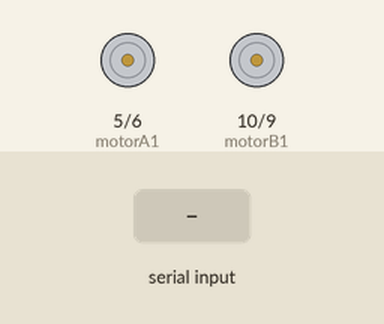
A sketch run on a simulated Arduino Uno, built with avr-gcc and run on an emulated ATmega328P. Shown: motor-driver pin pairs drawn as motors (green arrow = first pin HIGH = forward, orange = second pin HIGH = backward, longer = more drive). The inputs (shaded band) are chosen by the test bench.

Above: at 1.2 s.
1.3 s: "F" received over Serial
At 1.7 s:
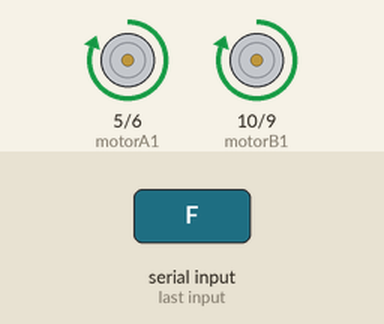
2.8 s: byte 72 ('H') received over Serial
At 4.0 s:
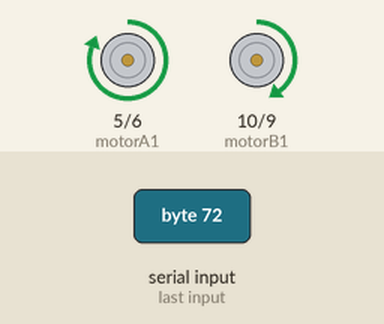
4.3 s: byte 74 ('J') received over Serial
At 5.2 s:
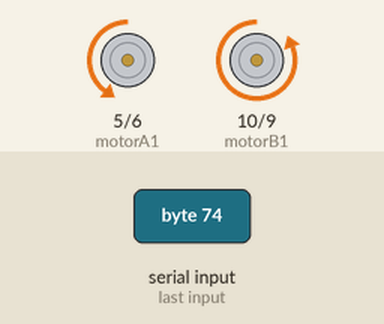
5.8 s: byte 73 ('I') received over Serial
At 6.4 s:
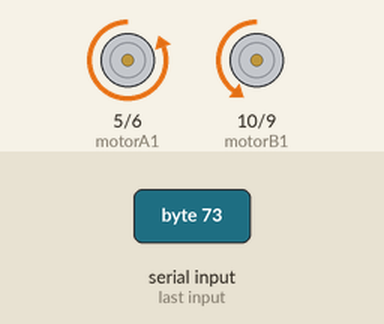
7.3 s: "B" received over Serial
At 8.5 s:
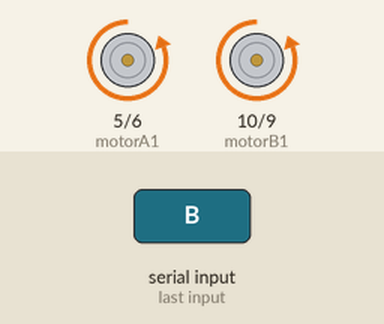
8.8 s: "L" received over Serial
At 9.8 s:
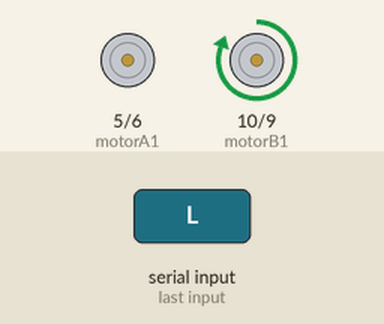
Timing chart, 0 to 11.3 s (numbered marks = the images above; inputs shaded):
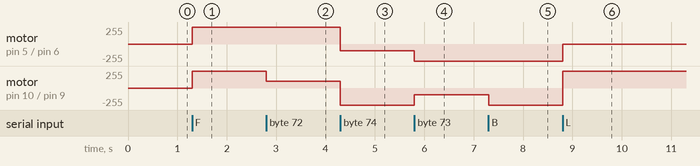

Measured:
- after the input at 1.3 s, motor on pin 5 (motorA1) / pin 6 (motorA2), motor on pin 10 (motorB1) / pin 9 (motorB2): stopped → forward 255/255 at once
- after the input at 2.8 s, motor on pin 10 (motorB1) / pin 9 (motorB2): forward 255/255 → forward 100/255 at once
- after the input at 4.3 s, motor on pin 5 (motorA1) / pin 6 (motorA2): forward 255/255 → backward 100/255 at once; motor on pin 10 (motorB1) / pin 9 (motorB2): forward 100/255 → backward 255/255 at once
- after the input at 5.8 s, motor on pin 5 (motorA1) / pin 6 (motorA2): backward 100/255 → backward 255/255 at once; motor on pin 10 (motorB1) / pin 9 (motorB2): backward 255/255 → backward 100/255 at once
- after the input at 7.3 s, motor on pin 10 (motorB1) / pin 9 (motorB2): backward 100/255 → backward 255/255 at once
- after the input at 8.8 s, motor on pin 5 (motorA1) / pin 6 (motorA2): backward 255/255 → stopped at once; motor on pin 10 (motorB1) / pin 9 (motorB2): backward 255/255 → forward 255/255 at once

The sketch:

sonnarbaa.ino
```cpp
const int motorA1  = 5;
const int motorA2  = 6;
const int motorB1  = 10;
const int motorB2  = 9;

int state;
int vSpeed = 255;

void setup() {

    pinMode(motorA1, OUTPUT);
    pinMode(motorA2, OUTPUT);
    pinMode(motorB1, OUTPUT);
    pinMode(motorB2, OUTPUT);

    Serial.begin(9600);
}

void loop() {

    if(Serial.available() > 0){
      state = Serial.read();
    }

    if (state == '0') vSpeed = 0;
    else if (state == '1') vSpeed = 100;
    else if (state == '2') vSpeed = 180;
    else if (state == '3') vSpeed = 200;
    else if (state == '4') vSpeed = 255;


    if (state == 'F') { // İLERİ
        analogWrite(motorA1, vSpeed); analogWrite(motorA2, 0);
        analogWrite(motorB1, vSpeed); analogWrite(motorB2, 0);
    }
    else if (state == 'B') { // GERİ
        analogWrite(motorA1, 0); analogWrite(motorA2, vSpeed);
        analogWrite(motorB1, 0); analogWrite(motorB2, vSpeed);
    }
    else if (state == 'L') { // SOL
        analogWrite(motorA1, 0);      analogWrite(motorA2, 0);
        analogWrite(motorB1, vSpeed); analogWrite(motorB2, 0);
    }
    else if (state == 'R') { // SAĞ
        analogWrite(motorA1, vSpeed); analogWrite(motorA2, 0);
        analogWrite(motorB1, 0);      analogWrite(motorB2, 0);
    }


    else if (state == 'G') { // İLERİ SOL
        analogWrite(motorA1, 100);    analogWrite(motorA2, 0);
        analogWrite(motorB1, vSpeed); analogWrite(motorB2, 0);
    }
    else if (state == 'H') { // İLERİ SAĞ
        analogWrite(motorA1, vSpeed); analogWrite(motorA2, 0);
        analogWrite(motorB1, 100);    analogWrite(motorB2, 0);
    }
    else if (state == 'J') { // GERİ SOL
        analogWrite(motorA1, 0); analogWrite(motorA2, 100);
        analogWrite(motorB1, 0); analogWrite(motorB2, vSpeed);
    }
    else if (state == 'I') { // GERİ SAĞ
        analogWrite(motorA1, 0); analogWrite(motorA2, vSpeed);
        analogWrite(motorB1, 0); analogWrite(motorB2, 100);
    }

    // --- DURMA ---
    else if (state == 'S' || state == 'W'){
        analogWrite(motorA1, 0); analogWrite(motorA2, 0);
        analogWrite(motorB1, 0); analogWrite(motorB2, 0);
    }
}
```
